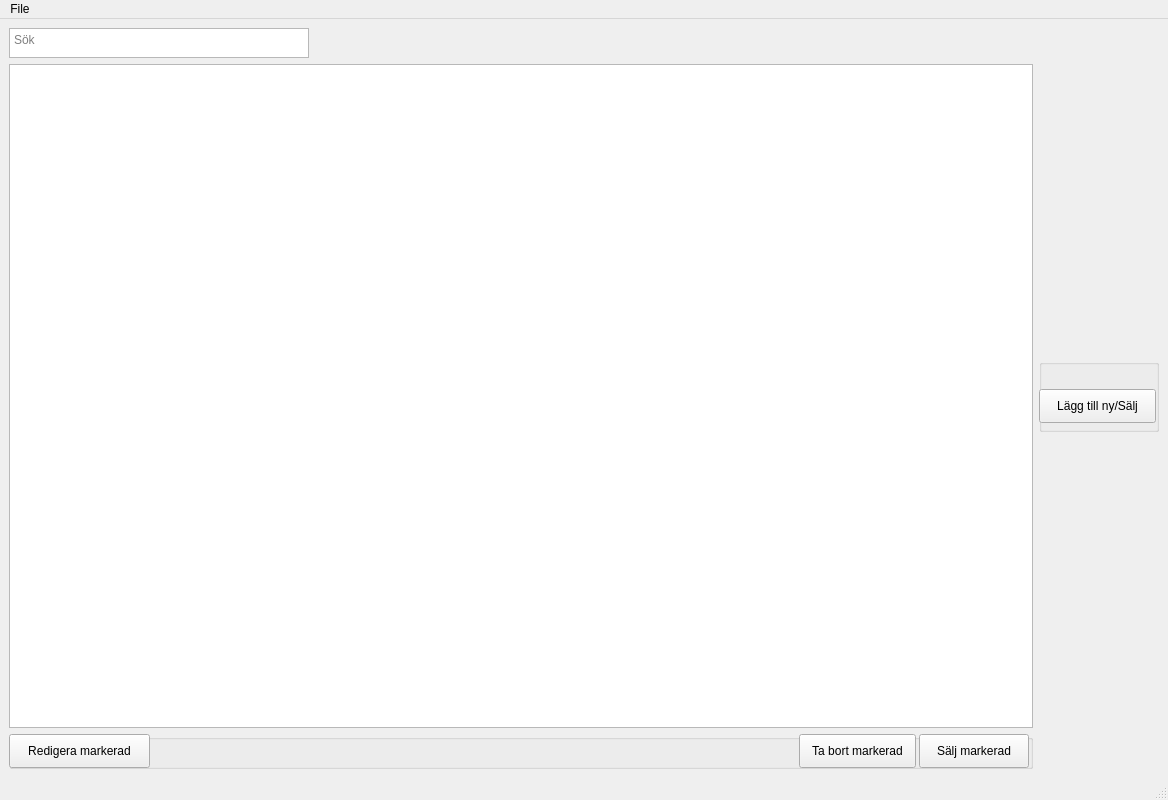
<?xml version="1.0" encoding="UTF-8"?>
<ui version="4.0">
 <class>MainWindow</class>
 <widget class="QMainWindow" name="MainWindow">
  <property name="geometry">
   <rect>
    <x>0</x>
    <y>0</y>
    <width>1168</width>
    <height>800</height>
   </rect>
  </property>
  <property name="windowTitle">
   <string>MainWindow</string>
  </property>
  <widget class="QWidget" name="central_widget">
   <layout class="QGridLayout" name="gridLayout">
    <item row="1" column="3">
     <widget class="QGroupBox" name="group_right">
      <property name="sizePolicy">
       <sizepolicy hsizetype="Expanding" vsizetype="Expanding">
        <horstretch>0</horstretch>
        <verstretch>0</verstretch>
       </sizepolicy>
      </property>
      <property name="minimumSize">
       <size>
        <width>120</width>
        <height>65</height>
       </size>
      </property>
      <property name="maximumSize">
       <size>
        <width>100</width>
        <height>73</height>
       </size>
      </property>
      <property name="title">
       <string/>
      </property>
      <widget class="QPushButton" name="button_add">
       <property name="geometry">
        <rect>
         <x>0</x>
         <y>30</y>
         <width>117</width>
         <height>34</height>
        </rect>
       </property>
       <property name="sizePolicy">
        <sizepolicy hsizetype="Fixed" vsizetype="Fixed">
         <horstretch>0</horstretch>
         <verstretch>0</verstretch>
        </sizepolicy>
       </property>
       <property name="minimumSize">
        <size>
         <width>117</width>
         <height>0</height>
        </size>
       </property>
       <property name="text">
        <string>Lägg till ny/Sälj</string>
       </property>
      </widget>
     </widget>
    </item>
    <item row="0" column="2">
     <widget class="QTextEdit" name="search_bar">
      <property name="minimumSize">
       <size>
        <width>300</width>
        <height>30</height>
       </size>
      </property>
      <property name="maximumSize">
       <size>
        <width>300</width>
        <height>30</height>
       </size>
      </property>
      <property name="layoutDirection">
       <enum>Qt::LeftToRight</enum>
      </property>
      <property name="verticalScrollBarPolicy">
       <enum>Qt::ScrollBarAlwaysOff</enum>
      </property>
      <property name="horizontalScrollBarPolicy">
       <enum>Qt::ScrollBarAlwaysOff</enum>
      </property>
      <property name="sizeAdjustPolicy">
       <enum>QAbstractScrollArea::AdjustIgnored</enum>
      </property>
      <property name="tabStopDistance">
       <double>83.000000000000000</double>
      </property>
      <property name="placeholderText">
       <string>Sök</string>
      </property>
     </widget>
    </item>
    <item row="1" column="2">
     <widget class="QTableWidget" name="table_inventory"/>
    </item>
    <item row="3" column="2">
     <widget class="QGroupBox" name="group_below">
      <property name="minimumSize">
       <size>
        <width>0</width>
        <height>35</height>
       </size>
      </property>
      <property name="title">
       <string/>
      </property>
      <widget class="QPushButton" name="button_delete_book">
       <property name="geometry">
        <rect>
         <x>790</x>
         <y>0</y>
         <width>117</width>
         <height>34</height>
        </rect>
       </property>
       <property name="minimumSize">
        <size>
         <width>110</width>
         <height>0</height>
        </size>
       </property>
       <property name="maximumSize">
        <size>
         <width>117</width>
         <height>16777215</height>
        </size>
       </property>
       <property name="text">
        <string>Ta bort markerad</string>
       </property>
      </widget>
      <widget class="QPushButton" name="button_sell_book">
       <property name="geometry">
        <rect>
         <x>910</x>
         <y>0</y>
         <width>110</width>
         <height>34</height>
        </rect>
       </property>
       <property name="minimumSize">
        <size>
         <width>110</width>
         <height>0</height>
        </size>
       </property>
       <property name="maximumSize">
        <size>
         <width>84</width>
         <height>16777215</height>
        </size>
       </property>
       <property name="text">
        <string>Sälj markerad</string>
       </property>
      </widget>
      <widget class="QPushButton" name="button_edit">
       <property name="geometry">
        <rect>
         <x>0</x>
         <y>0</y>
         <width>141</width>
         <height>34</height>
        </rect>
       </property>
       <property name="text">
        <string>Redigera markerad</string>
       </property>
      </widget>
     </widget>
    </item>
   </layout>
  </widget>
  <widget class="QMenuBar" name="menu_bar">
   <property name="geometry">
    <rect>
     <x>0</x>
     <y>0</y>
     <width>1168</width>
     <height>27</height>
    </rect>
   </property>
   <widget class="QMenu" name="menu_file">
    <property name="title">
     <string>File</string>
    </property>
   </widget>
   <addaction name="menu_file"/>
  </widget>
  <widget class="QStatusBar" name="status_bar"/>
  <action name="action_open_dialog">
   <property name="text">
    <string>Open dialog</string>
   </property>
  </action>
  <action name="action_search">
   <property name="text">
    <string>search</string>
   </property>
  </action>
  <action name="action_delete_book">
   <property name="text">
    <string>delete_book</string>
   </property>
  </action>
  <action name="action_edit_book">
   <property name="text">
    <string>edit_book</string>
   </property>
  </action>
  <action name="action_sell_book">
   <property name="text">
    <string>sell_book</string>
   </property>
  </action>
 </widget>
 <resources/>
 <connections>
  <connection>
   <sender>button_edit</sender>
   <signal>clicked()</signal>
   <receiver>MainWindow</receiver>
   <slot>editBook()</slot>
   <hints>
    <hint type="sourcelabel">
     <x>92</x>
     <y>741</y>
    </hint>
    <hint type="destinationlabel">
     <x>213</x>
     <y>774</y>
    </hint>
   </hints>
  </connection>
  <connection>
   <sender>button_delete_book</sender>
   <signal>clicked()</signal>
   <receiver>MainWindow</receiver>
   <slot>deleteBook()</slot>
   <hints>
    <hint type="sourcelabel">
     <x>847</x>
     <y>746</y>
    </hint>
    <hint type="destinationlabel">
     <x>831</x>
     <y>773</y>
    </hint>
   </hints>
  </connection>
  <connection>
   <sender>button_sell_book</sender>
   <signal>clicked()</signal>
   <receiver>MainWindow</receiver>
   <slot>sellBook()</slot>
   <hints>
    <hint type="sourcelabel">
     <x>976</x>
     <y>747</y>
    </hint>
    <hint type="destinationlabel">
     <x>976</x>
     <y>771</y>
    </hint>
   </hints>
  </connection>
  <connection>
   <sender>button_add</sender>
   <signal>clicked()</signal>
   <receiver>MainWindow</receiver>
   <slot>openDialog()</slot>
   <hints>
    <hint type="sourcelabel">
     <x>1100</x>
     <y>411</y>
    </hint>
    <hint type="destinationlabel">
     <x>1100</x>
     <y>449</y>
    </hint>
   </hints>
  </connection>
  <connection>
   <sender>search_bar</sender>
   <signal>textChanged()</signal>
   <receiver>MainWindow</receiver>
   <slot>search()</slot>
   <hints>
    <hint type="sourcelabel">
     <x>163</x>
     <y>56</y>
    </hint>
    <hint type="destinationlabel">
     <x>366</x>
     <y>43</y>
    </hint>
   </hints>
  </connection>
 </connections>
 <slots>
  <slot>openDialog()</slot>
  <slot>editBook()</slot>
  <slot>deleteBook()</slot>
  <slot>addBook()</slot>
  <slot>search()</slot>
  <slot>closeDialog()</slot>
  <slot>sellBook()</slot>
  <slot>lookupBook()</slot>
 </slots>
</ui>
